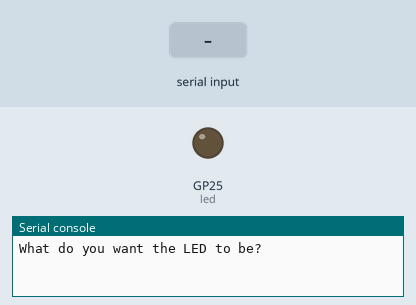
Simulated run of this program. Board: Raspberry Pi Pico running MicroPython. On the bench: output pins drawn as LEDs (lit = HIGH), the last lines printed to the serial console. Inputs (shaded band) come from the test bench.

Above: at 1.2 s.
1.3 s: "on" typed at the serial console, then Enter
At 1.8 s:
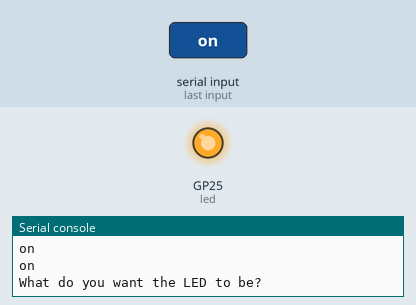
2.8 s: "off" typed at the serial console, then Enter
At 4.1 s:
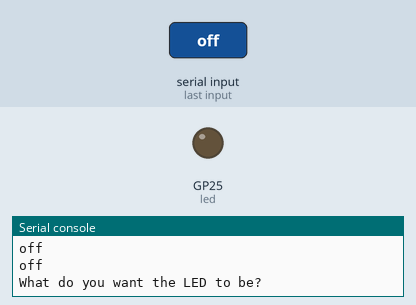
Timing chart, 0 to 5.8 s (numbered marks = the images above; inputs shaded):
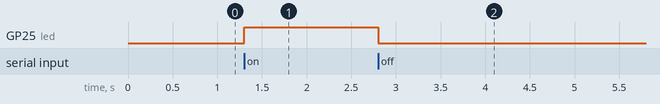

Measured:
- after the input at 1.3 s, GP25 (led): LOW → HIGH at once
- after the input at 2.8 s, GP25 (led): HIGH → LOW at once

The program:

lesson6.py
```python
#focus is on if statements, and how they're used in python
from machine import Pin

led = Pin("LED", Pin.OUT)

while True:
    cmd = input('What do you want the LED to be? ')
    print(cmd)

    if(cmd == 'on'):
        led.value(1)

    if(cmd == 'off'):
        led.value(0)


    if(cmd == 'x'):
        break;
    
```
